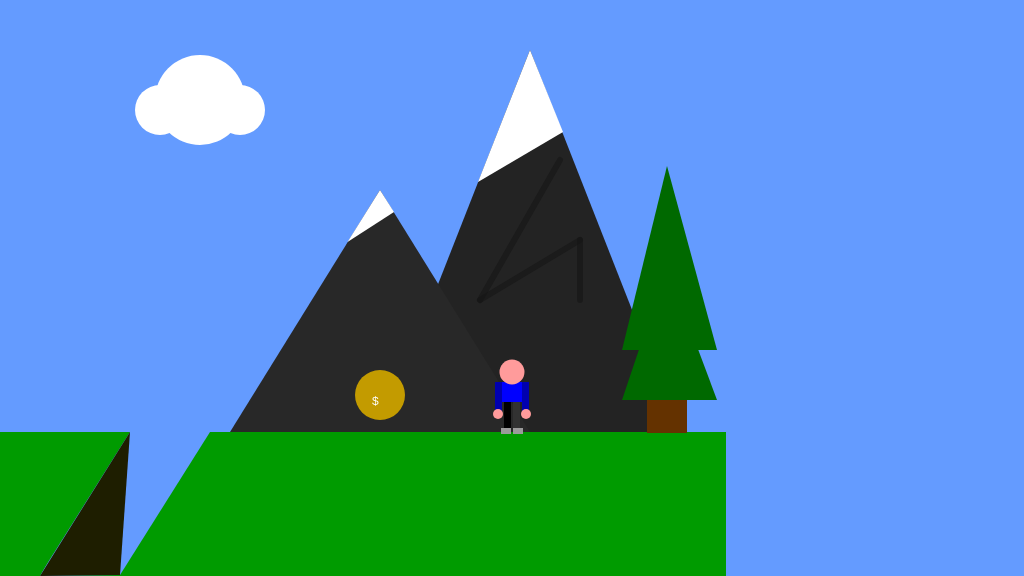
Frame 1 (no input)
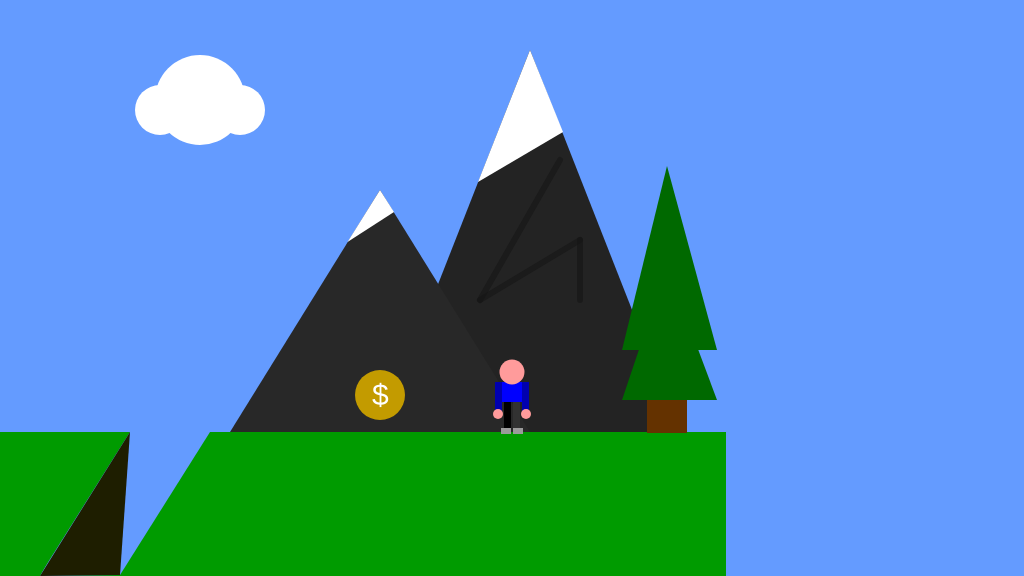
Frame 60 (no input)
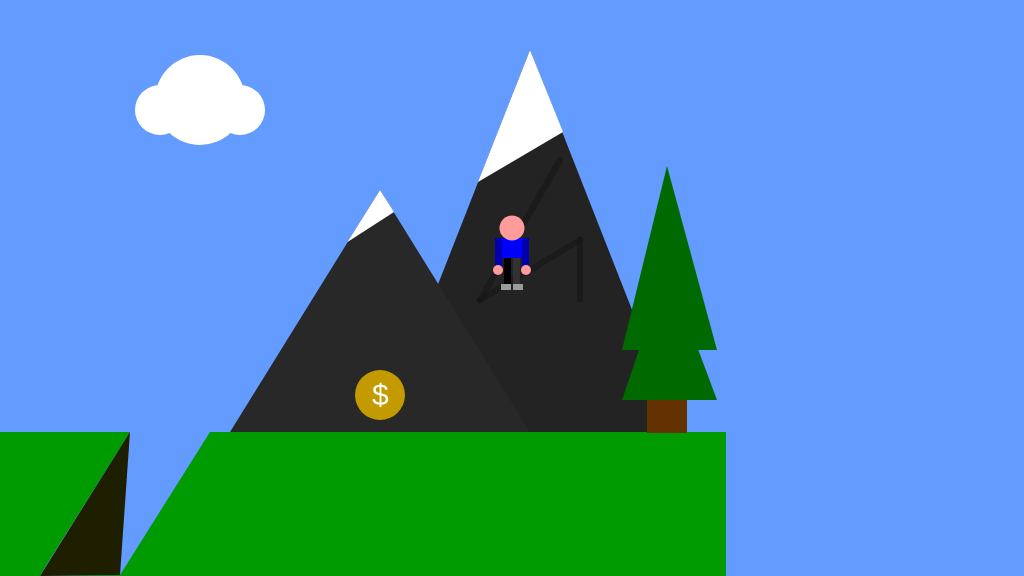
Frame 120 (the mouse pressed at the canvas centre since frame 60)

The p5.js sketch that drew these frames (run headless with seeded random() and noise() and a simulated clock; from frame 60 on, the mouse is pressed at the canvas centre):

// p5.js sketch
// ── sketch.js
/* ----- SET INITIAL VARIABLES ----- */

let floorPos_y, gameChar_x, gameChar_y, treePos_x, treePos_y, canyon,
collectable, mountain, cloud;

function setup()
{
	createCanvas(1024, 576);
	floorPos_y = 432; // position floor

	// use built-in p5 variables for width and height
	gameChar_x = width/2;
	gameChar_y = floorPos_y;

	treePos_x = width/2 + 210; // 512
	treePos_y = height/2 + 45; // 288

	collectable = {
		x_pos: 100, 
		y_pos: 100, 
		size: 50
	};

	canyon = {
		x_pos: 0,
		y_pos: 0,
		width: 100
	};

	mountain = {
		x_pos: -20,
		y_pos: 0
	}

	cloud = {
		x_pos: 0,
		y_pos: 0,
		size: 90
	}
}

function draw()
{
	/* ----- FILL BLUE SKY & DRAW GREEN GROUND ----- */

	background(100, 155, 255);

	noStroke();
	fill(0, 155, 0);
	rect(0, floorPos_y, height + 150, width - floorPos_y);

	/* ----- DRAW CLOUD ----- */
	
	fill(255);
	ellipse(
		cloud.x_pos + 200,
		cloud.y_pos + 100,
		cloud.size
		);
	ellipse(
		cloud.x_pos + 160, 
		cloud.y_pos + 110,
		cloud.size - 40
		);
	ellipse(
		cloud.x_pos + 240, 
		cloud.y_pos + 110,
		cloud.size - 40
		);

	/* ----- DRAW MOUNTAINS ----- */
	fill(35);
	triangle(
		mountain.x_pos + 550, mountain.y_pos + 50,
		mountain.x_pos + 400, mountain.y_pos + 432,
		mountain.x_pos + 700, mountain.y_pos + 432
		);
	fill(40);
	triangle(
		mountain.x_pos + 400, mountain.y_pos + 190,
		mountain.x_pos + 250, mountain.y_pos + 432,
		mountain.x_pos + 550, mountain.y_pos + 432
		);
	fill(255);
	triangle(
		mountain.x_pos + 550, mountain.y_pos + 50,
		mountain.x_pos + 498, mountain.y_pos + 182,
		mountain.x_pos + 583, mountain.y_pos + 132
		);
	triangle(
		mountain.x_pos + 400, mountain.y_pos + 190,
		mountain.x_pos + 367.5, mountain.y_pos + 242,
		mountain.x_pos + 414, mountain.y_pos + 212
		);
	stroke(20,20,20,140); strokeWeight(6);
	line(
		mountain.x_pos + 580, mountain.y_pos + 160,
		mountain.x_pos + 500, mountain.y_pos + 300
		);
	line(
		mountain.x_pos + 500, mountain.y_pos + 300,
		mountain.x_pos + 600, mountain.y_pos + 240
		);
	line(
		mountain.x_pos + 600, mountain.y_pos + 240,
		mountain.x_pos + 600, mountain.y_pos + 300
		);
	noStroke();
	
	/* ----- DRAW CANYON ----- */
	fill(100, 155, 255);
	triangle(
		canyon.x_pos + 40, canyon.y_pos + 432,
		canyon.x_pos + 120, canyon.y_pos + 575,
		canyon.x_pos + 210, canyon.y_pos + 432
		);
	triangle(
		canyon.x_pos + 80, canyon.y_pos + 500,
		canyon.x_pos + 120, canyon.y_pos + 575,
		canyon.x_pos + 40, canyon.y_pos + 576
		);
	fill(0,155,0);
	triangle(
		canyon.x_pos + 40, canyon.y_pos + 432,
		canyon.x_pos + 40, canyon.y_pos + 575,
		canyon.x_pos + 130, canyon.y_pos + 432
		);
	fill(30,30,0);
	triangle(
		canyon.x_pos + 40, canyon.y_pos + 576,
		canyon.x_pos + 120, canyon.y_pos + 575,
		canyon.x_pos + 130, canyon.y_pos + 432
		);

	/* ----- DRAW TREE ----- */

	fill(100,50,0);
	rect(treePos_x - 75, treePos_y, 40, 100);
	fill(0,105,0);
	triangle(
		treePos_x - 55, treePos_y - 67, 
		treePos_x - 100, treePos_y + 67,
		treePos_x - 5, treePos_y + 67
		);	
	triangle(
		treePos_x - 55, treePos_y - 167,
		treePos_x - 100, treePos_y + 17,
		treePos_x - 5, treePos_y + 17
		);
	
	/* ----- DRAW COLLECTABLE TOKEN ----- */

	fill(195,155,0);
	ellipse(
		collectable.x_pos + 280, 
		collectable.y_pos + 295, 
		collectable.size
		);
	fill(255);
	text(
		"$", 
		collectable.x_pos + 272, 
		collectable.y_pos + 305
		);
	textSize(30);
	
	/* ----- DRAW GAME CHARACTER ----- */

	// upper-body
	fill(0,0,255);
	rect(gameChar_x - 10, gameChar_y - 50, 20, 20);

	// arms
	fill(0,0,175);
	rect(gameChar_x - 17, gameChar_y - 50, 7, 30);
	rect(gameChar_x + 10, gameChar_y - 50, 7, 30);

	// hands
	fill(255,155,155);
	ellipse(gameChar_x - 14, gameChar_y - 18, 10, 10);
	ellipse(gameChar_x + 14, gameChar_y - 18, 10, 10);

	// legs
	fill(0);
	rect(gameChar_x - 8, gameChar_y - 30, 7, 26);
	fill(50,50,50);
	rect(gameChar_x + 1, gameChar_y - 30, 7, 26);

	// feet
	fill(155);
	rect(gameChar_x - 11, gameChar_y - 4, 10, 6);
	rect(gameChar_x + 1, gameChar_y - 4, 10, 6);

	// head
	fill(255,155,155);
	ellipse(gameChar_x, gameChar_y - 60, 25, 25);
}

function mousePressed()
{
	gameChar_x = mouseX;
	gameChar_y = mouseY;
}
